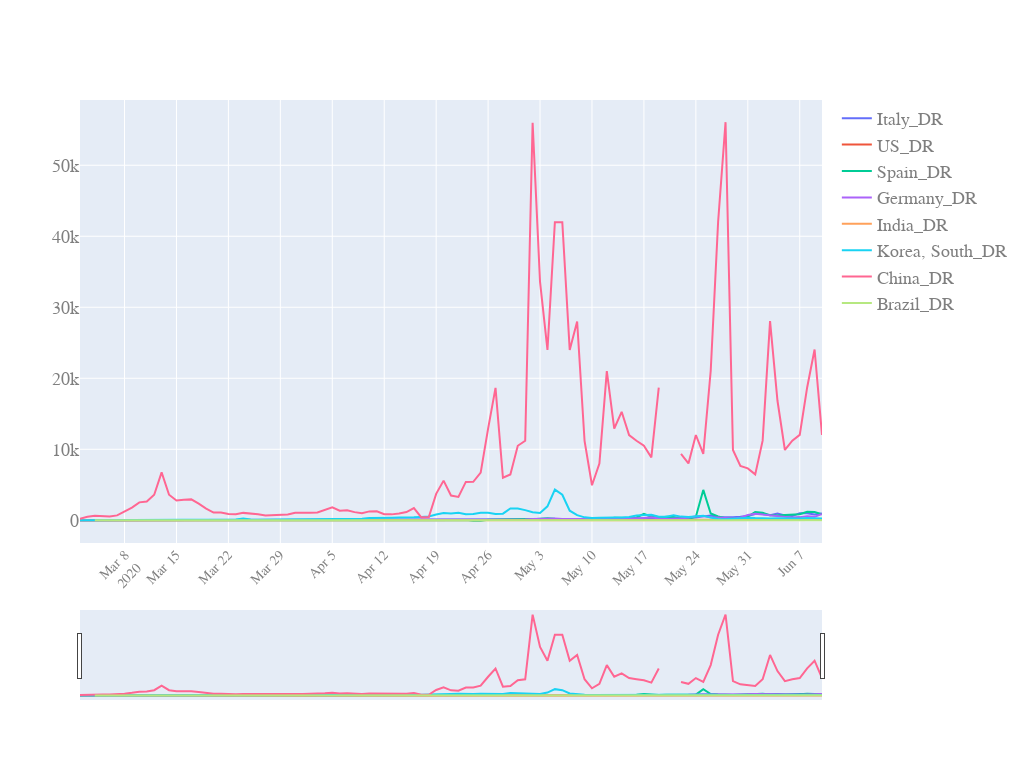

Source (notebook cell):
### Code cell
start_pos=40
quick_plot(df_analyse.date[start_pos:],
           df_analyse.iloc[start_pos:,[17,18,19,20,21,22,23,24]], #
           yscale='linear',
           slider=True)
